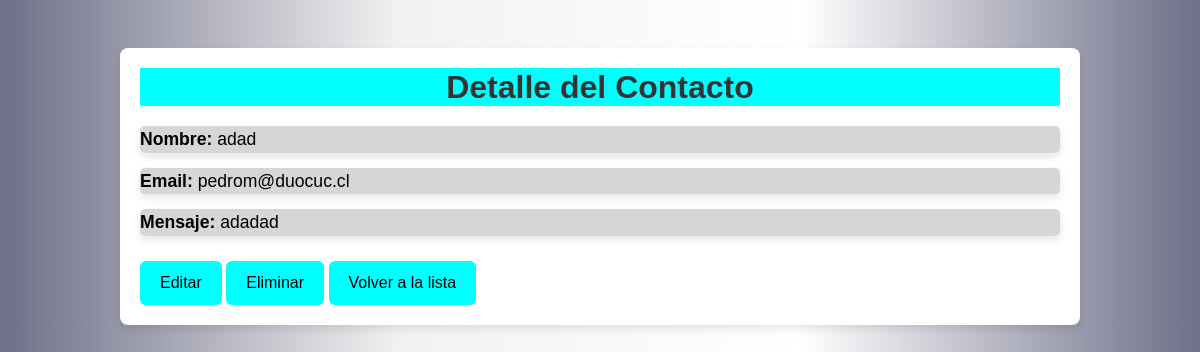
The app's page /contacto/1/ (signed in) with its own data.
### myportfolio/models.py (models this page shows, shortened)
class Contacto(models.Model):
    nombre = models.CharField(max_length=100)
    email = models.EmailField()
    mensaje = models.TextField()  # Campo para el mensaje original
    mensaje_cifrado = models.TextField()  # Campo para almacenar el mensaje cifrado
    fecha = models.DateTimeField(auto_now_add=True)  # Añade el campo de fecha

### myportfolio/views.py (the view)
# urls.py: path('contacto/<int:pk>/', views.contacto_detalle, name='contacto_detalle'),
@login_required
def contacto_detalle(request, pk):
    contacto = get_object_or_404(Contacto, pk=pk)
    return render(request, 'myportfolio/contacto_detalle.html', {'contacto': contacto})

### myportfolio/templates/myportfolio/contacto_detalle.html (shortened to what this page needs)
{% extends 'base_generic.html' %}
{% block content %}
<div class="container mt-5" id="contacto-contenedor">
    <h2 id="contacto-titulo">Detalle del Contacto</h2>
    <p id="contacto-nombre"><strong>Nombre:</strong> {{ contacto.nombre }}</p>
    <p id="contacto-email"><strong>Email:</strong> {{ contacto.email }}</p>
    <p id="contacto-mensaje"><strong>Mensaje:</strong> {{ contacto.mensaje }}</p>
    <a href="{% url 'contacto_editar' contacto.pk %}" class="btn btn-primary" id="contacto-editar">Editar</a>
    <form method="POST" action="{% url 'contacto_eliminar' contacto.pk %}" style="display:inline;">
        <button type="submit" class="btn btn-danger" id="contacto-eliminar">Eliminar</button>
    </form>
    <a href="{% url 'contacto_lista' %}" class="btn btn-secondary" id="contacto-volver">Volver a la lista</a>
</div>
{% endblock %}

### myportfolio/static/css/generic.css (style rules this page uses)
body { margin: 0; padding: 0; font-family: Calibri, sans-serif; background: linear-gradient(to right, #6e6f88,#f2f2f2,#ffffff,#6e6f88 ); color: #000000; }
a { color: #ffffff; text-decoration: none; }
.container { max-width: 960px; margin: 0 auto; padding: 20px; }
.btn { display: inline-block; padding: 10px 20px; margin-top: 10px; background-color: #00FFFF; color: #000000; border: none; cursor: pointer; text-align: center; text-decoration: none; transition: background-color 0.3s ease; }
#contacto-contenedor { background-color: #ffffff; padding: 20px; border-radius: 8px; box-shadow: 0 4px 8px rgba(0, 0, 0, 0.1); }
#contacto-titulo { text-align: center; font-size: 2rem; font-weight: bold; color: #333; margin-bottom: 20px; background-color: #00FFFF; }
#contacto-nombre, #contacto-email, #contacto-mensaje { background-color: #d6d6d6; font-size: 1.1rem; color: #000000; margin-bottom: 15px; border-radius: 5px; box-shadow: 0 4px 8px rgba(0, 0, 0, 0.1); }

### records on screen
Contacto: nombre "adad", email "pedrom@duocuc.cl", mensaje "adadad"
